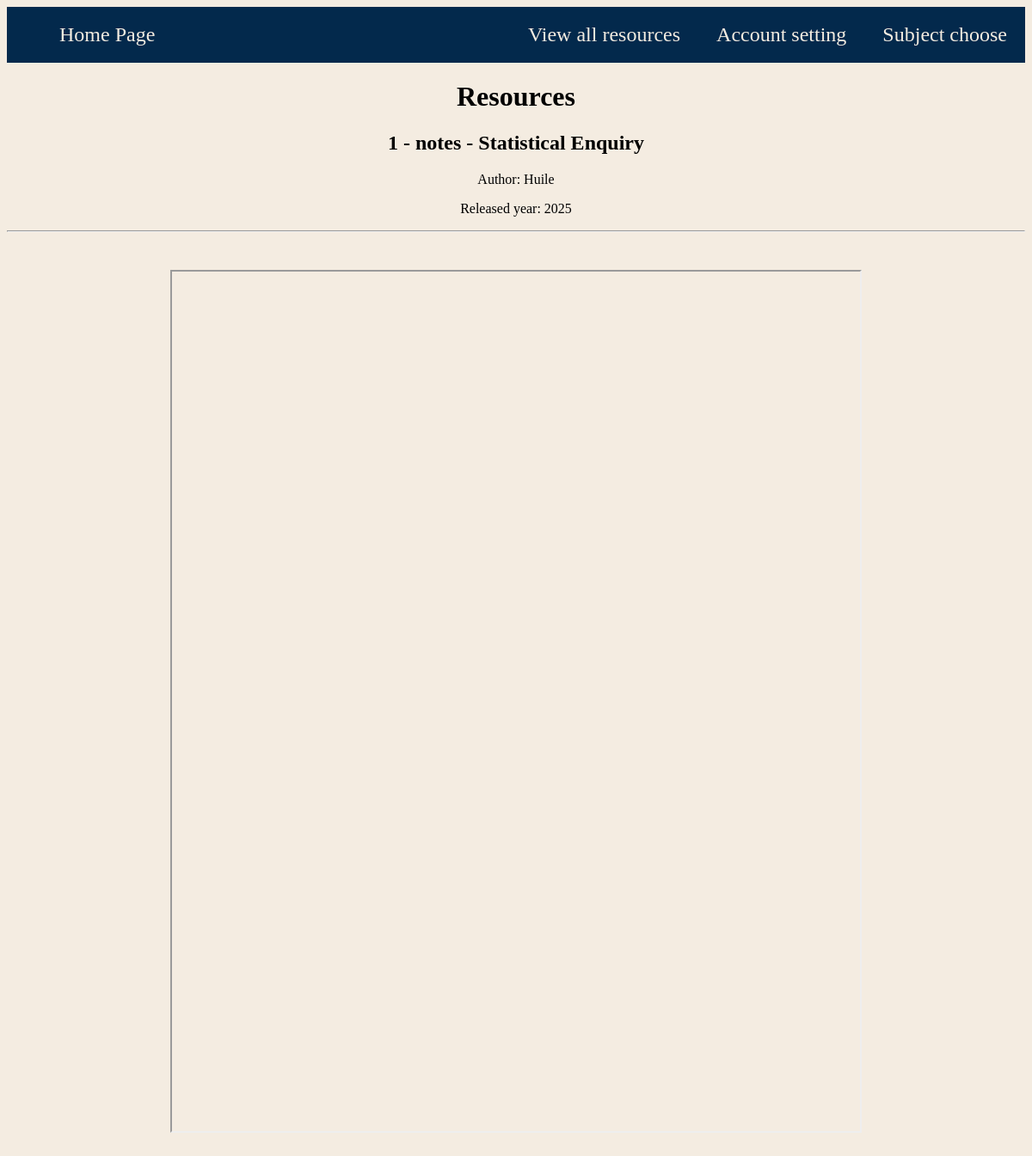
Page /resources/1 on the committed database.
### tables this page shows
CREATE TABLE "resources" (unit_id INTEGER, resources_id INTEGER PRIMARY KEY, subject TEXT, unit TEXT, resources_name TEXT, path TEXT, type TEXT, author TEXT, from_link TEXT, released_year INTEGER);

### main.py (the view)
@app.route("/resources/<int:resource_id>", methods=['GET'])
def resources(resource_id):
    conre = sqlite3.connect('database/database.db')
    re_cursor = conre.cursor()
    re_cursor.execute("SELECT resources_id, resources_name, path, type, author, from_link, released_year FROM resources WHERE resources_id=?",
                      (resource_id,)
    )
    resource = re_cursor.fetchone()
    conre.close()
    return render_template(
        "resources.html",
        resource=resource,
    )

### templates/resources.html (shortened to what this page needs)
<!DOCTYPE html>
<html lang="en">
  <head>
    <link rel="stylesheet" href="/static/style.css">
  </head>
  <body>
    <header>
      <Ul>
        <li><a href="{{ url_for('subjectpick')}}">Subject choose</a></li>
        <li><a href="{{ url_for('account') }}">Account setting</a></li>
        <li><a href="{{ url_for('all_resources')}}">View all resources</a></li>
        <li class="tag_left"><a href="{{ url_for('homepage')}}">Home Page</a></li>
      </Ul>
    </header>
    <main>
      <h1>Resources</h1>
      <div class="list_display">
        <h2 class="">{{ resource[1] }}</h2>
        <p>Author: {{ resource[4] }}</p>
        <p>Released year: {{ resource[6]}}</p>
        <hr>
        <br>
        <br>
        {% if resource[3] == "jpg" or resource[3] == "png" %}
        <img class="photo_display" src="{{ url_for('static', filename=resource[2].replace('static/', '')) }}" alt="{{ resource[1] }}">
        {% elif resource[3] == "pdf" %}
        <iframe class="pdf_display" src="{{ url_for('static', filename=resource[2].replace('static/', '')) }}"></iframe>
        {% endif %}
      </div>
      <br>
      <br>
      <br>
      <br>
    </main>
  </body>
</html>

### static/style.css (style rules this page uses)
:root { --background: #F4ECE1; --blue: #03294C; --orange: #FB7E0A; --end_orange_1: #fba30a; --end_orange_2: #fb7e0a; --end_orange_3:#ff6a00; --end_red_1:#ff4800; --end_blue_1:#4FABFF; --end_blue_2:#0D7BE0; --end_blue_1:#034F94; }
body { font-family: SN pro; background-color: rgb(244, 236, 225); }
h1, h2, h3, h4, h5, h6 { text-align: center; }
header { position: relative; }
ul { font-size: 150%; list-style-type: none; overflow: hidden; margin: 0; padding: 1; background-color: var(--blue); }
ul li { float: right; }
ul li a { text-decoration: none; display: block; color: var(--background); text-align: center; padding: 19px 21px; }
ul li.tag_left { float: left; }
.list_display { text-align: center; justify-content: center; }
.pdf_display { width: 800px; height: 1000px; }

### rows in the picture
resources: resources_name "1 - notes - Statistical Enquiry", author "Huile", released_year "2025"
